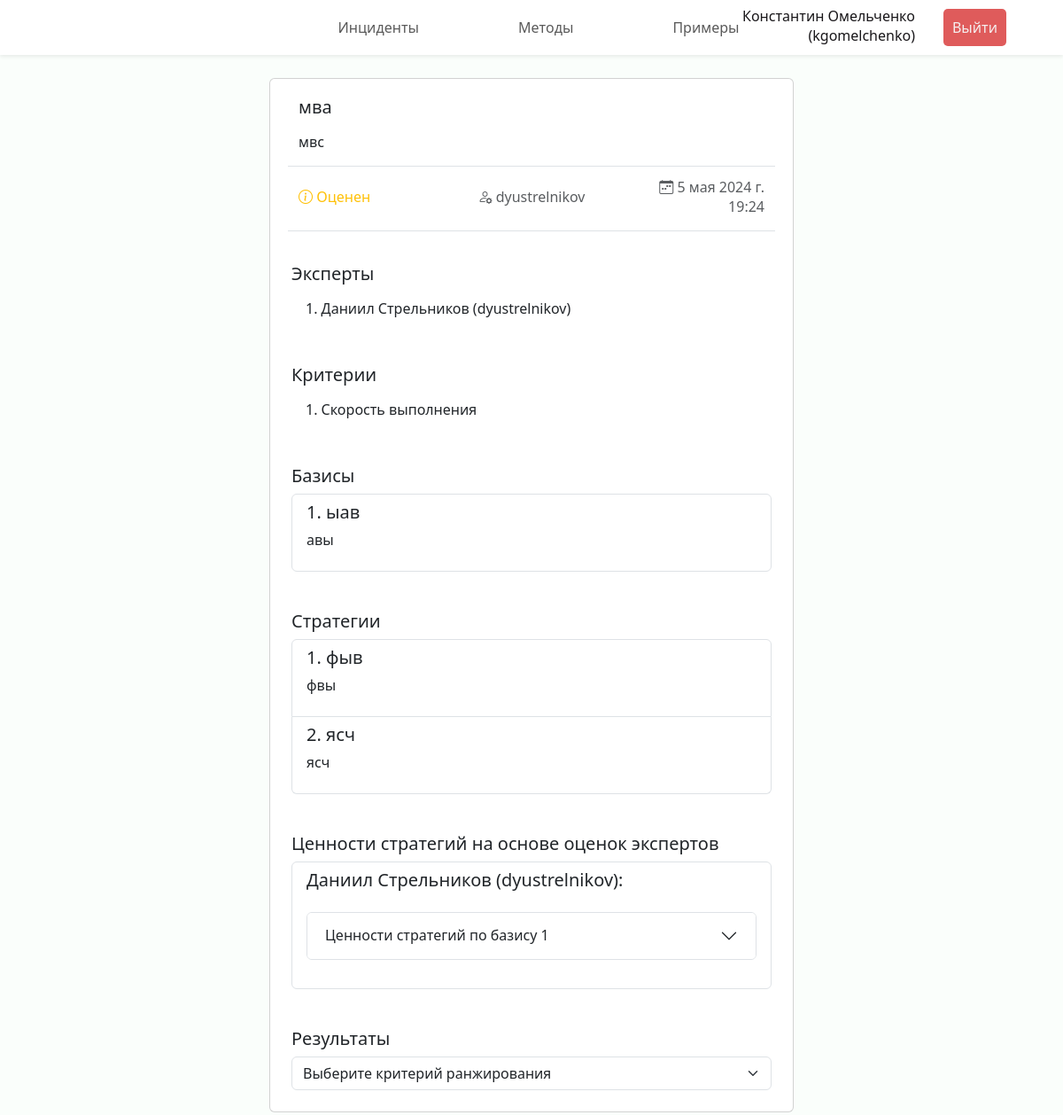
Page /incident/10 (signed in) on the committed database.
### incidents/models.py (models this page shows, shortened)
class Incident(models.Model):
    name = models.CharField("Название", max_length=100)
    description = models.TextField("Описание")
    created_at = models.DateTimeField("Создан")
    results = models.JSONField("Результаты", null=True, blank=True)
    creator = models.ForeignKey(Expert, verbose_name="Инициатор", on_delete=models.CASCADE,
                                related_name="authored_incidents")
    status = models.ForeignKey(Status, verbose_name="Статус", on_delete=models.CASCADE)
    criteries = models.ManyToManyField(Criteria, through="IncidentCriteria")
    experts = models.ManyToManyField(Expert, through="IncidentExpert")
    class Meta:
        verbose_name = "Инцидент"
        verbose_name_plural = "Инциденты"

class Status(models.Model):
    name = models.CharField("Наименование", max_length=100)
    def __str__(self) -> str:
        return self.name
    class Meta:
        verbose_name = "Статус"
        verbose_name_plural = "Статусы"

class Expert(models.Model):
    user = models.OneToOneField(User, verbose_name="Пользователь", on_delete=models.CASCADE)
    def __str__(self) -> str:
        return self.user.get_full_name() + f" ({self.user.get_username()})"
    class Meta:
        verbose_name = "Эксперт"
        verbose_name_plural = "Эксперты"

class IncidentExpert(models.Model):
    incident = models.ForeignKey(Incident, verbose_name="Инцидент", on_delete=models.CASCADE)
    expert = models.ForeignKey(Expert, verbose_name="Эксперт", on_delete=models.CASCADE)
    number = models.PositiveSmallIntegerField("Номер")
    scores = models.JSONField("Оценки", null=True, blank=True)
    class Meta:
        verbose_name = "Эксперт по инциденту"
        verbose_name_plural = "Эксперты по инциденту"
        unique_together = ('incident', 'expert',)

class IncidentCriteria(models.Model):
    incident = models.ForeignKey(Incident, verbose_name="Инцидент", on_delete=models.CASCADE)
    criteria = models.ForeignKey(Criteria, verbose_name="Критерий", on_delete=models.CASCADE)
    number = models.PositiveSmallIntegerField("Номер")
    class Meta:
        verbose_name = "Критерий ранжирования инцидента"
        verbose_name_plural = "Критерии ранжирования инцидента"
        unique_together = ('incident', 'criteria',)

class Criteria(models.Model):
    description = models.CharField("Описание", max_length=200)
    def __str__(self) -> str:
        return self.description
    class Meta:
        verbose_name = "Критерий ранжирования"
        verbose_name_plural = "Критерии ранжирования"

class Basis(models.Model):
    incident = models.ForeignKey(Incident, verbose_name="Инцидент", on_delete=models.CASCADE)
    name = models.CharField("Название", max_length=100)
    description = models.TextField("Описание")
    number = models.PositiveSmallIntegerField("Номер")
    class Meta:
        verbose_name = "Базис инцидента"
        verbose_name_plural = "Базисы инцидента"
        unique_together = ('incident', 'name',)

class Strategy(models.Model):
    incident = models.ForeignKey(Incident, verbose_name="Инцидент", on_delete=models.CASCADE)
    name = models.CharField("Название", max_length=100)
    description = models.TextField("Описание")
    number = models.PositiveSmallIntegerField("Номер")
    class Meta:
        verbose_name = "Стратегия устранения инцидента"
        verbose_name_plural = "Стратегии устранения инцидента"
        unique_together = ('incident', 'name',)

### incidents/views.py (the view)
# urls.py: path("incident/<int:incident_id>", views.incident, name="incident"),
@login_required(login_url='login')
def incident(request, incident_id):
    if request.method == 'GET':
        try:
            incident = Incident.objects.get(id=incident_id)
        except Incident.DoesNotExist:
            raise Http404("Инцидент не существует")
        try:
            expert = Expert.objects.get(user=request.user)
        except Expert.DoesNotExist:
            raise Http404("Эксперт не существует")
        experts_with_scores = IncidentExpert.objects.filter(incident=incident,
                                                            scores__isnull=False)
        incident_expert = IncidentExpert.objects.filter(incident=incident,
                                                        expert=expert).first()
        results = prepare_results(incident)
        solution_form = SolutionForm(choices=incident.strategy_set.all())
        return render(request, "incidents/incident.html", {
            'incident': incident,
            'incident_expert': incident_expert,
            'is_active': (incident.status.name not in ('Решен', 'Отклонен')),
            'solution_form': solution_form,
            'experts_with_scores': experts_with_scores,
            'results': results})

### incidents/forms.py
class SolutionForm(forms.Form):
    choice = forms.ChoiceField(
        label="Пожалуйста, укажите стратегию, позволившую устранить инцидент",
        widget=forms.RadioSelect(attrs={'class': 'form-select-sm mb-2'})
    )
    def __init__(self, *args, choices=None, **kwargs):
        super().__init__(*args, **kwargs)
        if choices is not None:
            self.fields['choice'].choices = [(choice.number, choice.name) \
                for choice in choices] + [(len(choices), 'Инцидент не был решен')]

### incidents/utils/prepare_data.py (called while the page is built)
def prepare_results(incident):
    if incident.results == None:
        return {}
    results = {}
    strategies = Strategy.objects.filter(incident=incident).all()
    for criteria in incident.results.keys():
        results[criteria] = {}
        for strategy in strategies:
            results[criteria][f"S{strategy.number}"] = {
                'value': incident.results[criteria][f"S{strategy.number}"],
                'strategy_name': strategy.name
            }
    for criteria in results.keys():
        results[criteria] = {k: v for k, v in sorted(results[criteria].items(),
                                                     key=lambda item: item[1]['value'])}
    return results

### incidents/templates/incidents/incident.html (shortened to what this page needs)
{% extends 'incidents/base.html' %}
{% load static %}
{% block header %}
<header class="header fixed-top shadow-sm d-flex">
    <nav class="navbar navbar-expand-lg w-100">
        <div class="collapse navbar-collapse justify-content-center" id="navbarNav">
        <ul class="navbar-nav py-1">
            <li class="nav-item px-5"><a class="nav-link" href="{% url 'incidents' %}">Инциденты</a></li>
            <li class="nav-item px-5"><a class="nav-link" href="{% url 'methods' %}">Методы</a></li>
            <li class="nav-item px-5"><a class="nav-link" href="{% url 'examples' %}">Примеры</a></li>
        </ul>
        </div>
        <ul class="navbar-nav position-fixed end-0 me-5 align-items-center">
            <li class="nav-item px-3 text-end mb-1">
                <div class="fullname">{{ request.user.get_full_name }}</div>
                <div class="username">({{ request.user.get_username }})</div>
            </li>
            <li class="nav-item px-3">
                <form action="{% url 'logout' %}" method="POST">
                    <button class="logout-btn" type="submit">Выйти</button>
                </form>
            </li>
          </ul>
    </nav>
</header>
{% endblock %}
{% block content %}
<div class="cards d-flex p-2 flex-column align-items-center">
    <div class="col-lg-6 col-xxl-5 card mb-3">
        <div class="card-body mx-3 my-1">
          <h5 class="card-title">{{ incident.name }}</h5>
          <p class="card-text">{{ incident.description|linebreaks }}</p>
          <div class="row justify-content-between align-items-center py-3 border-top border-bottom">
            <p class="col card-subtitle text-warning"><i class="bi bi-info-circle"></i> {{ incident.status }}</p>
            <p class="col card-subtitle text-center text-muted"><i class="bi bi-person-gear"></i> {{ incident.creator.user.get_username }}</p>
            <p class="col card-subtitle text-muted text-end"><i class="bi bi-calendar-week"></i> {{ incident.created_at }}</p>
          </div>
        </div>
        <div class="card-body mx-2 mb-1">
            <h5 class="card-title">Эксперты</h5>
            <ul class="list-group list-group-flush">
                {% for expert in incident.incidentexpert_set.all %}
                <li class="list-group-item">{{ forloop.counter }}. {{ expert.expert }}</li>
                {% endfor %}
            </ul>
        </div>
        <div class="card-body m-2 mb-1">
            <h5 class="card-title">Критерии</h5>
            <ul class="list-group list-group-flush">
                {% for criteria in incident.incidentcriteria_set.all %}
                <li class="list-group-item">{{ forloop.counter }}. {{ criteria.criteria }}</li>
                {% endfor %}
            </ul>
        </div>
        <div class="card-body m-2 mb-1">
            <h5 class="card-title">Базисы</h5>
            <div class="list-group">
                {% for basis in incident.basis_set.all %}
                <a class="list-group-item flex-column align-items-start">
                  <div class="d-flex w-100 justify-content-between">
                    <h5 class="mb-1">{{ forloop.counter }}. {{ basis.name }}</h5>
                  </div>
                  <p class="mb-1">{{ basis.description|linebreaks }}</p>
                </a>
                {% endfor %}
            </div>
        </div>
        <div class="card-body m-2 mb-1">
            <h5 class="card-title">Стратегии</h5>
            <div class="list-group">
                {% for strategy in incident.strategy_set.all %}
                <a class="list-group-item flex-column align-items-start">
                  <div class="d-flex w-100 justify-content-between">
                    <h5 class="mb-1">{{ forloop.counter }}. {{ strategy.name }}</h5>
                  </div>
                  <p class="mb-1">{{ strategy.description|linebreaks }}</p>
                </a>
                {% endfor %}
            </div>
        </div>
        <div class="card-body m-2 mb-1">
          <h5 class="card-title">Ценности стратегий на основе оценок экспертов</h5>
          {% if not experts_with_scores %}
            <p class="card-text">Ни один эксперт не предоставил своих оценок по инциденту.</p>
          {% else %}
            <div class="list-group">
              {% for expert in experts_with_scores %}
                <div class="list-group-item flex-column align-items-start">
                  <h5 class="mb-1">{{ expert.expert.user.get_full_name }} ({{ expert.expert.user.get_username }}):</h5>
                  <div class="accordion my-4" id="accordion{{ forloop.counter }}">
                    {% for bk, bv in expert.scores.V.items %}
                      <div class="accordion-item">
                        <h2 class="accordion-header">
                          <button class="accordion-button collapsed" type="button" data-bs-toggle="collapse" data-bs-target="#e{{ forloop.parentloop.counter }}-collapse{{ forloop.counter }}" aria-expanded="true" aria-controls="e{{ forloop.parentloop.counter }}-collapse{{ forloop.counter }}">
                            Ценности стратегий по базису {{ forloop.counter }}
                          </button>
                        </h2>
                      </div>
                    {% endfor %}
                  </div>
                </div>
              {% endfor %}
            </div>
          {% endif %}
        </div>
        <div class="card-body m-2">
          <h5 class="card-title">Результаты</h5>
          {% if not incident.results %}
          <p class="card-text">Ранжирование стратегий по инциденту еще не расчитано.</p>
          {% else %}
          <form>
            <select class="form-select" id="dropdowncoeff">
              <option value="">Выберите критерий ранжирования</option>
            </select>
          </form>
          {% endif %}
        </div>
      </div>
</div>
{% endblock %}

### incidents/static/incidents/css/style.css (style rules this page uses)
:root { --font-family: "Segoe UI", Roboto, "Helvetica Neue", Arial, sans-serif; }
* { box-sizing: border-box; padding: 0; margin: 0; }
body { margin: 5rem 0 0 0; font-family: var(--font-family); font-weight: 400; line-height: normal; background-color: rgb(250, 254, 251); color: #19171a; overflow: overlay; width: 100%; }
.header { background: rgb(255, 255, 255); }
.logout-btn { padding: 10px; background-color: #df5b5b; color: #f5efef; text-decoration: none; border-radius: 5px; border-width: 0; }

### rows in the picture
Incident: name "мва", description "мвс", status "Оценен", creator.user.get_username "dyustrelnikov", created_at "5 мая 2024 г. 19:24"
IncidentExpert: expert "Даниил Стрельников (dyustrelnikov)", expert.user.get_full_name "Даниил Стрельников", expert.user.get_username "dyustrelnikov"
IncidentCriteria: criteria "Скорость выполнения"
Basis: name "ыав", description "авы"
Strategy: name "фыв", description "фвы"
Strategy: name "ясч", description "ясч"

### other values in the picture
{{ request.user.get_full_name }} "Константин Омельченко"
{{ request.user.get_username }} "kgomelchenko"
